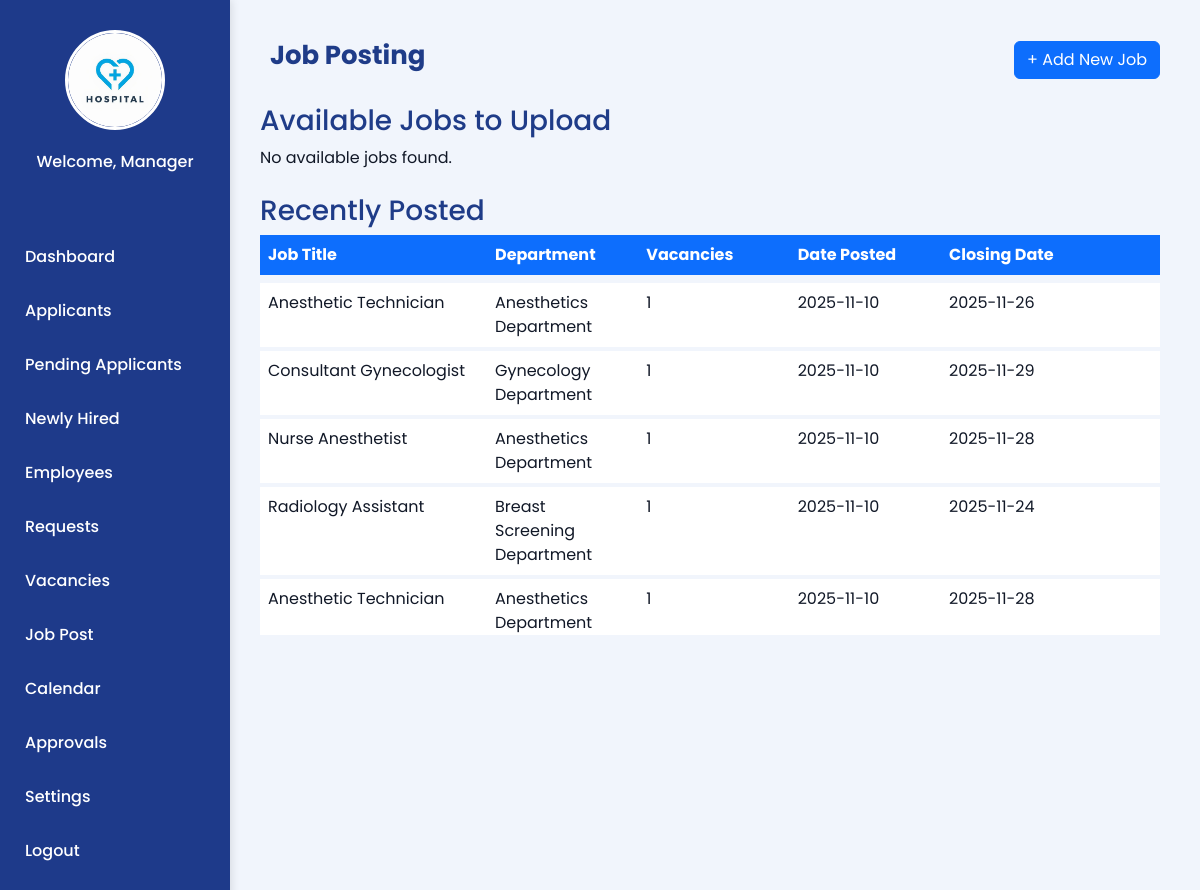
The app's page /Manager-JobPosting.php, older data.
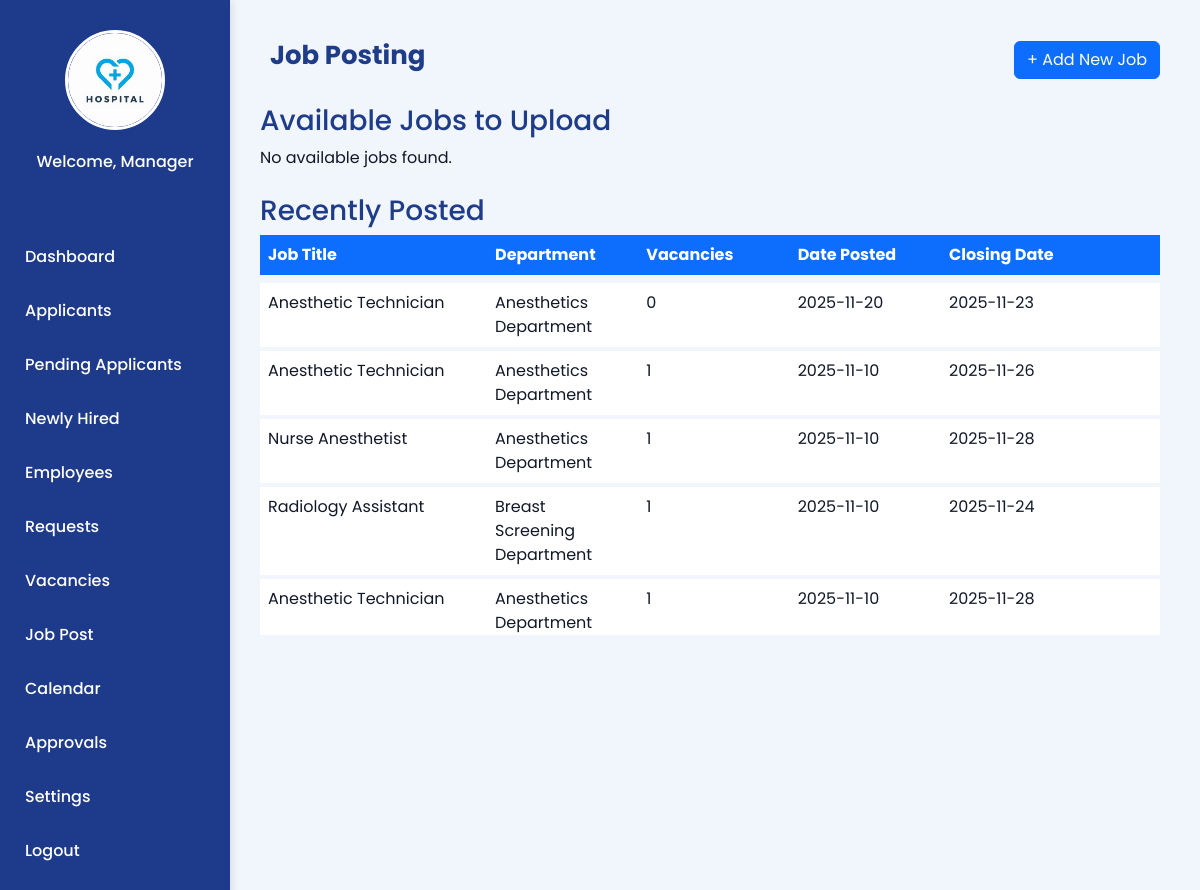
The same page, newer data.
### tables this page shows
CREATE TABLE `job_posting` (
  `jobID` int(11) NOT NULL,
  `job_title` varchar(150) NOT NULL,
  `job_description` text NOT NULL,
  `department` int(11) NOT NULL,
  `qualification` varchar(255) DEFAULT NULL,
  `educational_level` varchar(100) DEFAULT NULL,
  `skills` text DEFAULT NULL,
  `expected_salary` varchar(50) DEFAULT NULL,
  `experience_years` int(11) DEFAULT NULL,
  `employment_type` int(11) DEFAULT NULL,
  `location` varchar(100) DEFAULT NULL,
  `vacancies` int(11) DEFAULT NULL,
  `date_posted` date DEFAULT NULL,
  `closing_date` date DEFAULT NULL
);

CREATE TABLE `department` (
  `deptID` int(11) NOT NULL,
  `deptName` varchar(100) NOT NULL
);

### Manager-JobPosting.php (the view, shortened to what the changed rows need)
<?php
require 'admin/db.connect.php';
$today = date('Y-m-d');
$recentQuery = "
SELECT j.*, d.deptName, et.typeName AS employment_type
FROM job_posting j
JOIN department d ON j.department=d.deptID
JOIN employment_type et ON j.employment_type=et.emtypeID
WHERE j.closing_date IS NULL OR j.closing_date >= ?
ORDER BY j.date_posted DESC
";
$stmt = $conn->prepare($recentQuery);
$stmt->bind_param('s', $today);
$stmt->execute();
$res = $stmt->get_result();
$recentJobs = [];
while ($row = $res->fetch_assoc())
    $recentJobs[] = $row;
$menus = [
    "HR Director" => [
        "Dashboard" => "Manager_Dashboard.php",
        "Applicants" => "Manager_Applicants.php",
        "Pending Applicants" => "Manager_PendingApplicants.php",
        "Newly Hired" => "Newly-Hired.php",
        "Employees" => "Manager_Employees.php",
        "Requests" => "Manager_Request.php",
        "Vacancies" => "Manager_Vacancies.php",
        "Job Post" => "Manager-JobPosting.php",
        "Calendar" => "Manager_Calendar.php",
        "Approvals" => "Manager_Approvals.php",
        "Settings" => "Manager_LeaveSettings.php",
        "Logout" => "Login.php"
    ],
    "HR Manager" => [
        "Dashboard" => "Manager_Dashboard.php",
        "Applicants" => "Manager_Applicants.php",
        "Pending Applicants" => "Manager_PendingApplicants.php",
        "Newly Hired" => "Newly-Hired.php",
        "Employees" => "Manager_Employees.php",
        "Requests" => "Manager_Request.php",
        "Vacancies" => "Manager_Vacancies.php",
        "Job Post" => "Manager-JobPosting.php",
        "Calendar" => "Manager_Calendar.php",
        "Approvals" => "Manager_Approvals.php",
        "Settings" => "Manager_LeaveSettings.php",
        "Logout" => "Login.php"
    ],
    "Recruitment Manager" => [
        "Dashboard" => "Manager_Dashboard.php",
        "Applicants" => "Manager_Applicants.php",
        "Pending Applicants" => "Manager_PendingApplicants.php",
        "Newly Hired" => "Newly-Hired.php",
        "Vacancies" => "Manager_Vacancies.php",
        "Logout" => "Login.php"
    ],
    "HR Officer" => [
        "Dashboard" => "Manager_Dashboard.php",
        "Applicants" => "Manager_Applicants.php",
        "Pending Applicants" => "Manager_PendingApplicants.php",
        "Newly Hired" => "Newly-Hired.php",
        "Employees" => "Manager_Employees.php",
        "Logout" => "Login.php"
    ],
];
$role = $_SESSION['sub_role'] ?? "HR Manager";
?>
<!DOCTYPE html>
<html lang="en">
<head>
    <link href="https://cdn.jsdelivr.net/npm/bootstrap@5.3.3/dist/css/bootstrap.min.css" rel="stylesheet">
    <link href="https://cdn.jsdelivr.net/npm/bootstrap-icons@1.11.1/font/bootstrap-icons.css" rel="stylesheet">
    <link rel="stylesheet" href="manager-sidebar.css">
</head>
<body>
    <div class="sidebar">
        <ul class="nav">
            <?php foreach ($menus[$role] as $label => $link): ?>
                <li><a href="<?php echo $link; ?>"><?php echo $label; ?></a></li>
            <?php endforeach; ?>
        </ul>
    </div>
    <main class="job-postings-container">
        <div class="job-header">
            <h2><i class="fa-solid fa-briefcase"></i> Job Posting</h2>
        </div>
        <div class="job-table">
            <?php if (!empty($recentJobs)): ?>
                <div style="max-height: 400px; overflow-y: auto;">
                    <?php foreach ($recentJobs as $job): ?>
                        <div class="row bg-white p-2 rounded mb-1">
                            <div class="col-3"><?= htmlspecialchars($job['job_title']); ?></div>
                            <div class="col-2"><?= htmlspecialchars($job['deptName']); ?></div>
                            <div class="col-2"><?= htmlspecialchars($job['vacancies']); ?></div>
                            <div class="col-2"><?= htmlspecialchars($job['date_posted']); ?></div>
                            <div class="col-3"><?= htmlspecialchars($job['closing_date']); ?></div>
                        </div>
                    <?php endforeach; ?>
                </div>
            <?php else: ?>
                <p>No job posts yet.</p>
            <?php endif; ?>
        </div>
    </main>
</body>
</html>

Row changes from the older to the newer data that the page shows:
removed job_posting: job_title "Consultant Gynecologist", department.deptName "Gynecology Department", vacancies "1", date_posted "2025-11-10", closing_date "2025-11-29"
added job_posting: job_title "Anesthetic Technician", department.deptName "Anesthetics Department", vacancies "0", date_posted "2025-11-20", closing_date "2025-11-23"
